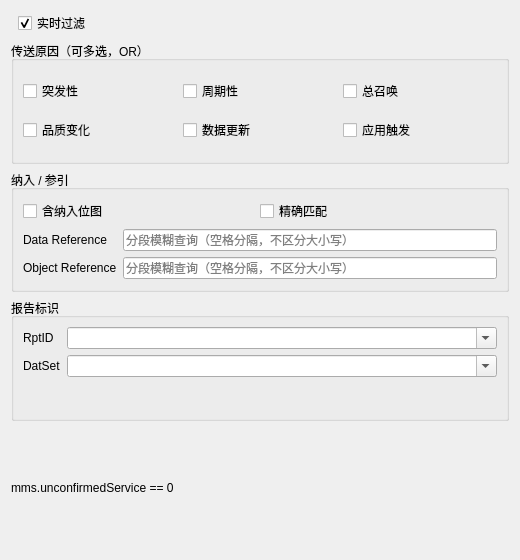
<?xml version="1.0" encoding="UTF-8"?>
<ui version="4.0">
 <class>MmsReportFilterWidget</class>
 <widget class="QWidget" name="MmsReportFilterWidget">
  <property name="geometry">
   <rect>
    <x>0</x>
    <y>0</y>
    <width>520</width>
    <height>560</height>
   </rect>
  </property>
  <layout class="QVBoxLayout" name="verticalLayout">
   <item>
    <layout class="QHBoxLayout" name="realtimeLayout">
     <item>
      <spacer name="realtimeSpacer">
       <property name="orientation">
        <enum>Qt::Orientation::Horizontal</enum>
       </property>
      </spacer>
     </item>
     <item>
      <widget class="QCheckBox" name="realtimeFilterCheck">
       <property name="text">
        <string>实时过滤</string>
       </property>
       <property name="checked">
        <bool>true</bool>
       </property>
      </widget>
     </item>
    </layout>
   </item>
   <item>
    <widget class="QGroupBox" name="reasonGroup">
     <property name="title">
      <string>传送原因（可多选，OR）</string>
     </property>
     <layout class="QGridLayout" name="reasonLayout">
      <item row="0" column="0">
       <widget class="QCheckBox" name="reasonDataChange">
        <property name="text">
         <string>突发性</string>
        </property>
       </widget>
      </item>
      <item row="0" column="1">
       <widget class="QCheckBox" name="reasonIntegrity">
        <property name="text">
         <string>周期性</string>
        </property>
       </widget>
      </item>
      <item row="0" column="2">
       <widget class="QCheckBox" name="reasonGi">
        <property name="text">
         <string>总召唤</string>
        </property>
       </widget>
      </item>
      <item row="1" column="0">
       <widget class="QCheckBox" name="reasonQuality">
        <property name="text">
         <string>品质变化</string>
        </property>
       </widget>
      </item>
      <item row="1" column="1">
       <widget class="QCheckBox" name="reasonUpdate">
        <property name="text">
         <string>数据更新</string>
        </property>
       </widget>
      </item>
      <item row="1" column="2">
       <widget class="QCheckBox" name="reasonApp">
        <property name="text">
         <string>应用触发</string>
        </property>
       </widget>
      </item>
     </layout>
    </widget>
   </item>
   <item>
    <widget class="QGroupBox" name="inclGroup">
     <property name="title">
      <string>纳入 / 参引</string>
     </property>
     <layout class="QFormLayout" name="inclLayout">
      <item row="0" column="0" colspan="2">
       <layout class="QHBoxLayout" name="inclCheckboxLayout">
        <item>
         <widget class="QCheckBox" name="hasInclusion">
          <property name="text">
           <string>含纳入位图</string>
          </property>
         </widget>
        </item>
        <item>
         <widget class="QCheckBox" name="exactRefMatchCheck">
          <property name="text">
           <string>精确匹配</string>
          </property>
         </widget>
        </item>
        <item>
         <spacer name="inclCheckboxSpacer">
          <property name="orientation">
           <enum>Qt::Orientation::Horizontal</enum>
          </property>
         </spacer>
        </item>
       </layout>
      </item>
      <item row="1" column="0">
       <widget class="QLabel" name="dataRefLabel">
        <property name="text">
         <string>Data Reference</string>
        </property>
       </widget>
      </item>
      <item row="1" column="1">
       <widget class="QLineEdit" name="dataRefEdit">
        <property name="placeholderText">
         <string>分段模糊查询（空格分隔，不区分大小写）</string>
        </property>
        <property name="clearButtonEnabled">
         <bool>true</bool>
        </property>
       </widget>
      </item>
      <item row="2" column="0">
       <widget class="QLabel" name="objRefLabel">
        <property name="text">
         <string>Object Reference</string>
        </property>
       </widget>
      </item>
      <item row="2" column="1">
       <widget class="QLineEdit" name="objRefEdit">
        <property name="placeholderText">
         <string>分段模糊查询（空格分隔，不区分大小写）</string>
        </property>
        <property name="clearButtonEnabled">
         <bool>true</bool>
        </property>
       </widget>
      </item>
     </layout>
    </widget>
   </item>
   <item>
    <widget class="QGroupBox" name="idGroup">
     <property name="title">
      <string>报告标识</string>
     </property>
     <layout class="QFormLayout" name="idLayout">
      <item row="0" column="0">
       <widget class="QLabel" name="rptidLabel">
        <property name="text">
         <string>RptID</string>
        </property>
       </widget>
      </item>
      <item row="0" column="1">
       <widget class="QComboBox" name="rptidCombo">
        <property name="editable">
         <bool>true</bool>
        </property>
        <property name="insertPolicy">
         <enum>QComboBox::InsertPolicy::NoInsert</enum>
        </property>
       </widget>
      </item>
      <item row="1" column="0">
       <widget class="QLabel" name="datsetLabel">
        <property name="text">
         <string>DatSet</string>
        </property>
       </widget>
      </item>
      <item row="1" column="1">
       <widget class="QComboBox" name="datsetCombo">
        <property name="editable">
         <bool>true</bool>
        </property>
        <property name="insertPolicy">
         <enum>QComboBox::InsertPolicy::NoInsert</enum>
        </property>
       </widget>
      </item>
     </layout>
    </widget>
   </item>
   <item>
    <widget class="QLabel" name="previewLabel">
     <property name="wordWrap">
      <bool>true</bool>
     </property>
     <property name="text">
      <string>mms.unconfirmedService == 0</string>
     </property>
    </widget>
   </item>
  </layout>
 </widget>
 <resources/>
</ui>
